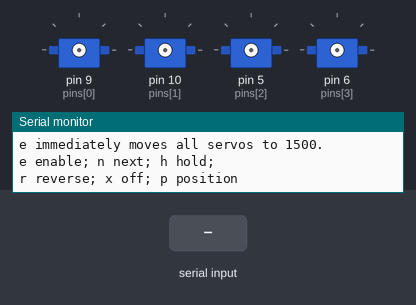
A sketch run on a simulated Arduino Uno, built with avr-gcc and run on an emulated ATmega328P. Parts: 4 × servo, the last lines printed to the serial monitor. The inputs (shaded band) are chosen by the test bench.

Above: at 1.2 s.
1.3 s: "e\n" received over Serial
2.8 s: "n\n" received over Serial
At 3.75 s:
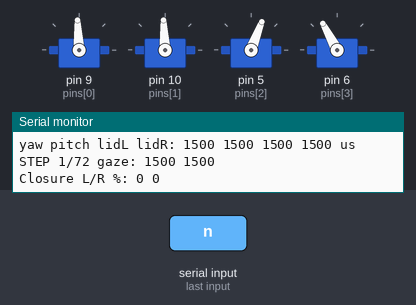
At 6.2 s:
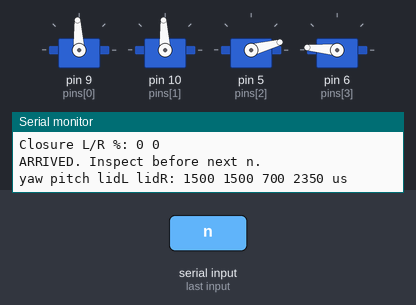
Timing chart, 0 to 7.7 s (numbered marks = the images above; inputs shaded):
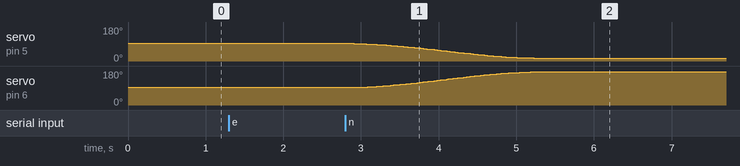

The sketch:

Servo4_Combination_Slow_20261012.ino
```cpp
#include <Servo.h>

Servo s[4];
const byte pins[4] = {9, 10, 5, 6};
const int lo[4] = {1050, 1100, 700, 950};
const int hi[4] = {2050, 2150, 2050, 2350};
const int gaze[4][2] = {
  {1275, 1825}, {1775, 1825},
  {1275, 1300}, {1775, 1300}
};

int pos[4] = {1500, 1500, 1500, 1500};
int src[4], dst[4], back[4];
bool armed = false, moving = false, paused = false;
int stepNo = -1;
unsigned long began = 0, tick = 0;
char input = 0;
byte count = 0;

void show() {
  Serial.print("yaw pitch lidL lidR: ");
  for (byte i = 0; i < 4; i++) {
    Serial.print(pos[i]);
    Serial.print(' ');
  }
  Serial.println("us");
}

void updateMotion() {
  if (!moving) return;

  unsigned long elapsed = millis() - began;
  float t = elapsed >= 2500 ? 1.0f : elapsed / 2500.0f;
  float f = t * t * (3 - 2 * t);

  for (byte i = 0; i < 4; i++) {
    pos[i] = src[i] + (int)((dst[i] - src[i]) * f);
    s[i].writeMicroseconds(pos[i]);
  }

  if (elapsed >= 2500) {
    moving = false;
    Serial.println("ARRIVED. Inspect before next n.");
    show();
  }
}

void moveTo(const int p[4], bool remember) {
  for (byte i = 0; i < 4; i++) {
    if (p[i] < lo[i] || p[i] > hi[i]) {
      Serial.println("ERR RANGE");
      return;
    }
  }

  for (byte i = 0; i < 4; i++) {
    src[i] = pos[i];
    dst[i] = p[i];
    if (remember) back[i] = pos[i];
  }

  began = millis();
  moving = true;
}

void command(char c) {
  if (c == 'e') {
    if (armed) return;

    for (byte i = 0; i < 4; i++) {
      pos[i] = back[i] = 1500;
      s[i].writeMicroseconds(1500);
      s[i].attach(pins[i]);
    }

    armed = true;
    moving = false;
    paused = false;
    stepNo = -1;
    Serial.println("Enabled at 1500. n opens lids first.");
    show();

  } else if (c == 'x') {
    for (byte i = 0; i < 4; i++) s[i].detach();
    armed = false;
    moving = false;
    paused = false;
    Serial.println("Signal OFF, not power OFF.");

  } else if (c == 'h') {
    updateMotion();
    moving = false;
    paused = true;
    Serial.println("HOLD: torque remains ON.");
    show();

  } else if (c == 'r') {
    if (!armed) return;
    updateMotion();
    moving = false;
    paused = true;
    moveTo(back, false);

  } else if (c == 'p') {
    show();

  } else if (c == 'n') {
    if (!armed || moving || paused) {
      Serial.println("Blocked: disabled, moving, or paused.");
      return;
    }

    if (stepNo >= 71) {
      Serial.println("END: half-range test only.");
      return;
    }

    stepNo++;
    byte corner = stepNo / 18;
    byte phase = stepNo % 18;
    int p[4] = {1500, 1500, 700, 2350};
    int leftClose = 0, rightClose = 0;

    if (phase >= 1 && phase <= 16) {
      p[0] = gaze[corner][0];
      p[1] = gaze[corner][1];
    }

    if (phase >= 2 && phase <= 5)
      rightClose = (phase - 1) * 25;

    if (phase >= 7 && phase <= 10)
      leftClose = (phase - 6) * 25;

    if (phase >= 12 && phase <= 15)
      leftClose = rightClose = (phase - 11) * 25;

    p[2] = 700 + 1350L * leftClose / 100;
    p[3] = 2350 - 1400L * rightClose / 100;

    Serial.print("STEP ");
    Serial.print(stepNo + 1);
    Serial.print("/72 gaze: ");
    Serial.print(p[0]);
    Serial.print(' ');
    Serial.println(p[1]);

    Serial.print("Closure L/R %: ");
    Serial.print(leftClose);
    Serial.print(' ');
    Serial.println(rightClose);

    moveTo(p, true);

  } else {
    Serial.println("e enable; n next; h hold;");
    Serial.println("r reverse; x off; p position");
  }
}

void setup() {
  Serial.begin(115200);
  Serial.println("No signals at boot. Select Newline.");
  Serial.println("e immediately moves all servos to 1500.");
  command('?');
}

void loop() {
  for (byte n = 0; n < 24 && Serial.available(); n++) {
    char c = Serial.read();

    if (c == '\n' || c == '\r') {
      if (count == 1) command(input);
      else if (count > 1)
        Serial.println("Send one character per line.");
      count = 0;
    } else {
      input = c;
      if (count < 2) count++;
    }
  }

  unsigned long now = millis();
  if ((unsigned long)(now - tick) >= 20) {
    tick = now;
    updateMotion();
  }
}
```

Measured:
- after the input at 2.8 s, servo on pin 5 (pins[2]): moves from 93° to 15° over 2.3 s, starting after 0.10 s; servo on pin 6 (pins[3]): moves from 93° to 175° over 2.2 s, starting after 0.17 s
